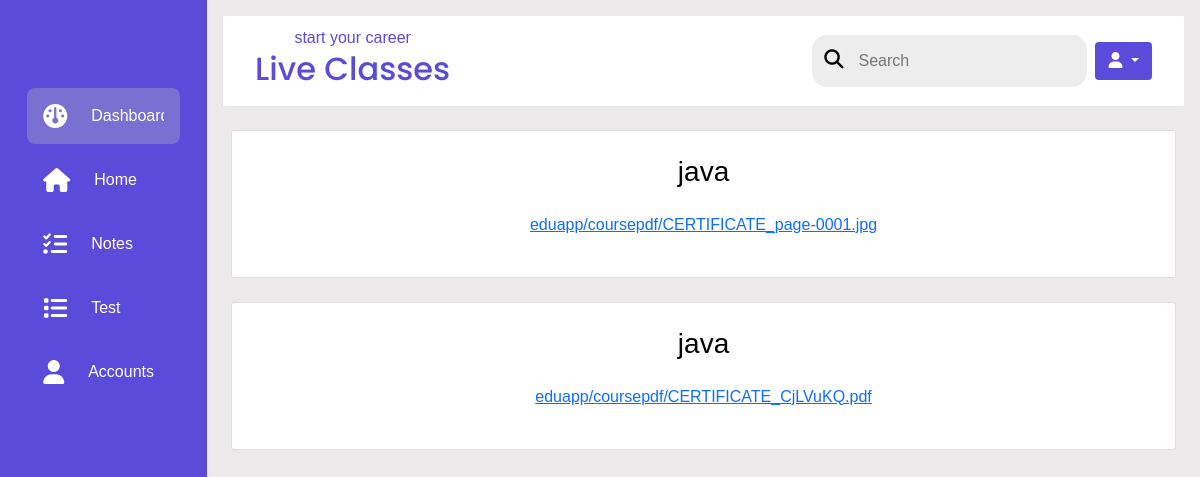
The page /course_material/2 on the database its author committed.
### eduapp/models.py (models this page shows, shortened)
class CourseMaterial(models.Model):
    course=models.ForeignKey(Course,on_delete=models.CASCADE)
    courseFile=models.FileField(upload_to='eduapp/coursepdf/')

class Course(models.Model):
    name=models.CharField(max_length=100)
    category=models.ForeignKey(Category,on_delete=models.CASCADE)
    price=models.IntegerField(null=True,default=0)
    image=models.ImageField(upload_to='eduapp/images/product')
    slug=models.SlugField(max_length=255,unique=True)
    author=models.ForeignKey(Trainer,on_delete=models.CASCADE,null=True)
    discount=models.IntegerField(null=True)
    created_at=models.DateField(auto_now_add=True,null=True)
    level=models.ForeignKey(Level,on_delete=models.CASCADE,null=True)
    class Meta:
        verbose_name_plural='Courses'
    def __str__(self):
        return self.name

### eduapp/views.py (the view)
# urls.py: path("course_material/<int:id>",views.course_material,name="course_material"),
def course_material(request,id):
    enrolled_course=Course.objects.get(id=id)
    course_notes = CourseMaterial.objects.filter(course=enrolled_course)
    return render(request,'dashboard/course_material.html',{"course_notes":course_notes})

### eduapp/views.py (called while the page is built)
def categories(request):
    return{
        'categories':Category.objects.all()
    }

def products(request):
    return{
        'products':Course.objects.all()
    }

### eduapp/templates/dashboard/course_material.html
{% extends 'dashboard.html' %}
{% block content %}
{% load static %}
<div class="m-2">
    {% if course_notes %}
    {% for course_note in course_notes %}
    <div class="card p-4 my-4">
        <div class="h3 text-center">{{course_note.course}}</div>
        <div class="my-3">
            <a href="{{course_note.courseFile.url}}">{{course_note.courseFile}}
            </a>
        </div>
    </div>
    {% endfor %}
    {% else %}
    <div class="card">
        <p>Material will be uploaded soon</p>
    </div>
    {% endif %}
</div>
{% endblock %}

### static/css/dashboard.css (style rules this page uses)
:root { --light-blue:#edf5e1; --light-blue-dark:#5A4BDA; --light-purple:#f7f1ff; --dark-purple:#1B0A31; --success:#198754; --pink-color:#eb427e; --light-green:#68fc8d; --light-red:#fc6868; }
* { margin: 0; padding: 0; border: none; outline: none; box-sizing: border-box; }
body { display: flex; }

### static/css/style.css (style rules this page uses)
:root { --light-blue:#edf5e1; --light-blue-dark:#5A4BDA; --light-purple:#f7f1ff; --dark-purple:#1B0A31; --success:#198754; --pink-color:#eb427e; --color-white: #ffffff; --color-light: #f1f5f8; --color-black: #252a32; --color-blue: #148cb8; --color-red: #d32f2f; --box-shadow: 0 4px 6px -1px rgba(0, 0, 0, 0.1), 0 2px 4px -1px rgba(0, 0, 0, 0.06); }
body { font-family: 'Verdana', sans-serif; text-align: center; }
.card { text-decoration: none; color: black; padding: 0; margin: 0; }

### rows shown on the page
CourseMaterial: course "java", courseFile "eduapp/coursepdf/CERTIFICATE_page-0001.jpg"
CourseMaterial: course "java", courseFile "eduapp/coursepdf/CERTIFICATE_CjLVuKQ.pdf"
